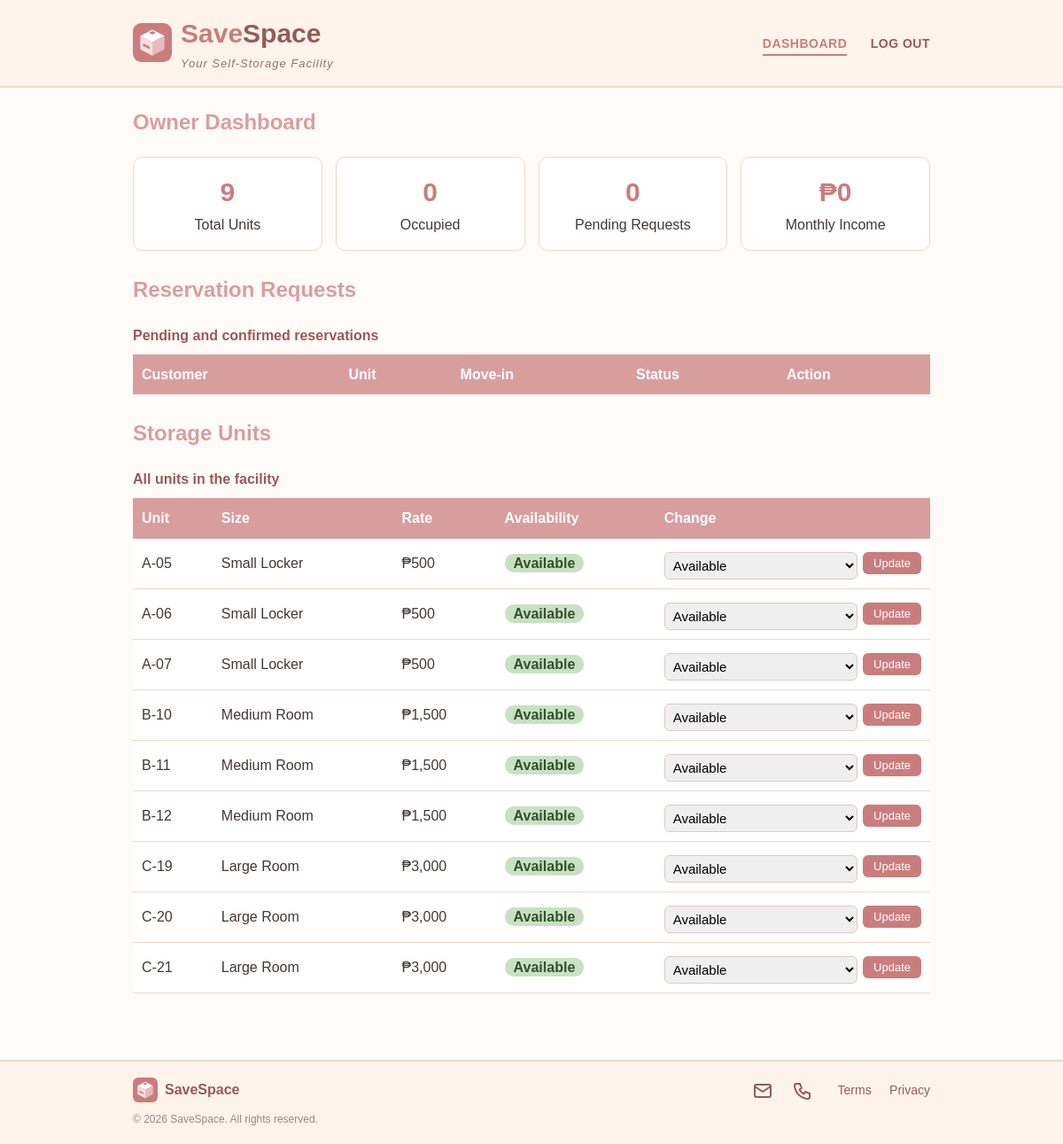
/admin.php (signed in), run on the app's committed database.
### tables this page shows
CREATE TABLE IF NOT EXISTS units (
    id INT NOT NULL AUTO_INCREMENT,
    code VARCHAR(10) NOT NULL,
    size VARCHAR(20) NOT NULL,
    rate INT NOT NULL,
    status VARCHAR(20) NOT NULL DEFAULT 'available',
    PRIMARY KEY (id),
    UNIQUE KEY code (code)
);

### admin.php (the view, shortened to what this page needs)
<?php
include('config.php');
$total_units = mysqli_fetch_row(mysqli_query($db, "SELECT COUNT(*) FROM units"))[0];
$occupied = mysqli_fetch_row(mysqli_query($db, "SELECT COUNT(*) FROM units WHERE status = 'occupied'"))[0];
$pending = mysqli_fetch_row(mysqli_query($db, "SELECT COUNT(*) FROM reservations WHERE status = 'pending'"))[0];
$income = mysqli_fetch_row(mysqli_query($db, "SELECT COALESCE(SUM(u.rate), 0) FROM reservations r JOIN units u ON r.unit_id = u.id WHERE r.status = 'confirmed'"))[0];
$units = mysqli_query($db, "SELECT id, code, size, rate, status FROM units ORDER BY code");
?>
<!DOCTYPE html>
<html lang="en">
<head>
<link rel="stylesheet" href="style.css">
</head>
<body>
<header>
<div class="header-inner">
<div class="logo-block">
<img class="logo-img" src="images/savespace-logo.svg" alt="SaveSpace logo">
<div>
<h1><a href="admin.php"><span class="save">Save</span><span class="space">Space</span></a></h1>
<p class="tagline">Your Self-Storage Facility</p>
</div>
</div>
<nav id="main-nav">
<a href="admin.php" class="active-link">Dashboard</a>
<a href="logout.php">Log Out</a>
</nav>
</div>
</header>
<main>
<section class="content-block">
<h2>Owner Dashboard</h2>
<div class="tiles">
<div class="tile"><p class="num"><?php echo $total_units; ?></p><p>Total Units</p></div>
<div class="tile"><p class="num"><?php echo $occupied; ?></p><p>Occupied</p></div>
<div class="tile"><p class="num"><?php echo $pending; ?></p><p>Pending Requests</p></div>
<div class="tile"><p class="num">&#8369;<?php echo number_format($income); ?></p><p>Monthly Income</p></div>
</div>
</section>
<section id="requests" class="content-block">
<h2>Reservation Requests</h2>
<div class="table-wrap">
<table>
<caption>Pending and confirmed reservations</caption>
<thead>
<tr><th>Customer</th><th>Unit</th><th>Move-in</th><th>Status</th><th>Action</th></tr>
</thead>
</table>
</div>
</section>
<section id="units" class="content-block">
<h2>Storage Units</h2>
<div class="table-wrap">
<table>
<caption>All units in the facility</caption>
<thead>
<tr><th>Unit</th><th>Size</th><th>Rate</th><th>Availability</th><th>Change</th></tr>
</thead>
<tbody>
<?php while ($u = mysqli_fetch_assoc($units)) { ?>
<tr>
<td><?php echo htmlspecialchars($u['code']); ?></td>
<td><?php echo htmlspecialchars($u['size']); ?></td>
<td>&#8369;<?php echo number_format($u['rate']); ?></td>
<td><mark<?php if ($u['status'] == 'occupied') { echo ' class="cancelled"'; } elseif ($u['status'] == 'reserved') { echo ' class="pending"'; } ?>><?php echo ucfirst($u['status']); ?></mark></td>
<td>
<form action="admin_action.php" method="post" class="row-actions">
<select name="status" aria-label="Set availability for <?php echo htmlspecialchars($u['code']); ?>">
<?php foreach (['available', 'limited', 'reserved', 'occupied'] as $s) { ?>
<option value="<?php echo $s; ?>"<?php if ($u['status'] == $s) { echo ' selected'; } ?>><?php echo ucfirst($s); ?></option>
<?php } ?>
</select>
<button type="submit" class="btn small">Update</button>
</form>
</td>
</tr>
<?php } ?>
</tbody>
</table>
</div>
</section>
</main>
<footer>
<div class="footer-inner">
<div class="footer-brand"><img class="footer-logo" src="images/savespace-logo.svg" alt="SaveSpace logo"><span>SaveSpace</span></div>
<div class="footer-links">
<a href="mailto:savespace@gmail.com" title="Email SaveSpace"><img class="footer-icon" src="images/savespace-icon-email.svg" alt="Email SaveSpace"></a>
<a href="tel:09950939228" title="Call SaveSpace"><img class="footer-icon" src="images/savespace-icon-phone.svg" alt="Call SaveSpace"></a>
</div>
<div class="footer-legal">
<a href="terms.html">Terms</a>
<a href="privacy.html">Privacy</a>
</div>
</div>
<p class="footer-copyright">&copy; 2026 SaveSpace. All rights reserved.</p>
</footer>
</body>
</html>

### style.css (style rules this page uses)
body { font-family: Arial,sans-serif; margin: 0; background-color: rgb(255,251,248); color: rgb(70,55,55); line-height: 1.6; }
header { background-color: rgb(255,244,235); padding: 14px 20px; border-bottom: 2px solid rgb(240,215,200); }
.header-inner { max-width: 900px; margin: 0 auto; display: flex; align-items: center; justify-content: space-between; flex-wrap: wrap; }
.logo-block h1 { margin: 0; font-size: 30px; color: rgb(201,125,125); }
.logo-block { display: flex; align-items: center; gap: 10px; }
.logo-img { width: 44px; height: 44px; }
.footer-logo { width: 28px; height: 28px; }
.logo-block a { text-decoration: none; }
.logo-block .save { color: rgb(201,125,125); }
.logo-block .space { color: rgb(150,90,90); }
.tagline { margin: 0; font-size: 13px; font-style: italic; color: rgb(150,110,110); letter-spacing: 1px; }
nav a { margin-right: 22px; padding-bottom: 4px; color: rgb(150,90,90); text-decoration: none; font-weight: bold; letter-spacing: .5px; text-transform: uppercase; font-size: 14px; border-bottom: 2px solid transparent; transition: border-color .3s,color .3s; }
nav a:last-child { margin-right: 0; }
nav a.active-link { color: rgb(201,125,125); border-bottom-color: rgb(201,125,125); }
main { max-width: 900px; margin: 0 auto; padding: 20px; }
h2 { color: rgb(216,158,158); margin-top: 0; }
.content-block { margin-bottom: 25px; }
.btn { display: inline-block; margin-top: 10px; padding: 10px 22px; background-color: rgb(201,125,125); color: white; text-decoration: none; border-radius: 6px; transition: background-color .3s; border: none; font-size: 16px; font-family: Arial,sans-serif; cursor: pointer; }
.btn.small { padding: 5px 12px; font-size: 13px; margin-top: 0; }
mark { background-color: rgb(200,225,195); color: rgb(50,80,45); padding: 2px 10px; border-radius: 10px; font-weight: bold; }
form input[type=date], form select, form textarea { display: block; width: 100%; max-width: 100%; padding: 9px; margin-top: 5px; border: 1px solid rgb(225,200,190); border-radius: 6px; font-size: 15px; font-family: Arial,sans-serif; box-sizing: border-box; }
a { color: rgb(190,110,110); }
.table-wrap { overflow-x: auto; }
table { border-collapse: collapse; width: 100%; background-color: white; }
caption { text-align: left; font-weight: bold; color: rgb(150,90,90); padding-bottom: 8px; }
th { background-color: rgb(216,158,158); color: white; text-align: left; padding: 10px; }
td { padding: 10px; border-bottom: 1px solid rgb(240,215,200); }
.tiles { display: flex; gap: 15px; flex-wrap: wrap; }
.tile { flex: 1; min-width: 130px; background-color: white; border: 1px solid rgb(240,215,200); border-radius: 10px; padding: 15px; text-align: center; }
.tile p { margin: 0; }
.tile .num { font-size: 30px; font-weight: bold; color: rgb(201,125,125); }
.row-actions { display: flex; gap: 6px; align-items: center; }
.row-actions select { padding: 5px; border: 1px solid rgb(225,200,190); border-radius: 6px; font-family: Arial,sans-serif; }
footer { background-color: rgb(255,244,235); border-top: 2px solid rgb(240,215,200); padding: 18px 20px; margin-top: 30px; }
.footer-inner { max-width: 900px; margin: 0 auto; display: flex; align-items: center; justify-content: space-between; flex-wrap: wrap; gap: 12px; }
.footer-brand { display: flex; align-items: center; gap: 8px; font-weight: bold; color: rgb(150,90,90); }
.footer-links { margin-left: auto; }
.footer-icon { width: 24px; height: 24px; vertical-align: middle; transition: opacity .3s; }
.footer-links a, .footer-legal a { margin-right: 16px; color: rgb(150,90,90); text-decoration: none; font-size: 14px; }
.footer-legal a:last-child { margin-right: 0; }
.footer-copyright { max-width: 900px; margin: 10px auto 0; font-size: 12px; color: rgb(160,130,130); }

### data on the page
units: code "A-05", size "Small Locker", rate "500", status "Available"
units: code "A-06", size "Small Locker", rate "500", status "Available"
units: code "A-07", size "Small Locker", rate "500", status "Available"
units: code "B-10", size "Medium Room", rate "1,500", status "Available"
units: code "B-11", size "Medium Room", rate "1,500", status "Available"
units: code "B-12", size "Medium Room", rate "1,500", status "Available"
units: code "C-19", size "Large Room", rate "3,000", status "Available"
units: code "C-20", size "Large Room", rate "3,000", status "Available"
units: code "C-21", size "Large Room", rate "3,000", status "Available"

### other printed values
$total_units "9"
$occupied "0"
$pending "0"
$income "0"
